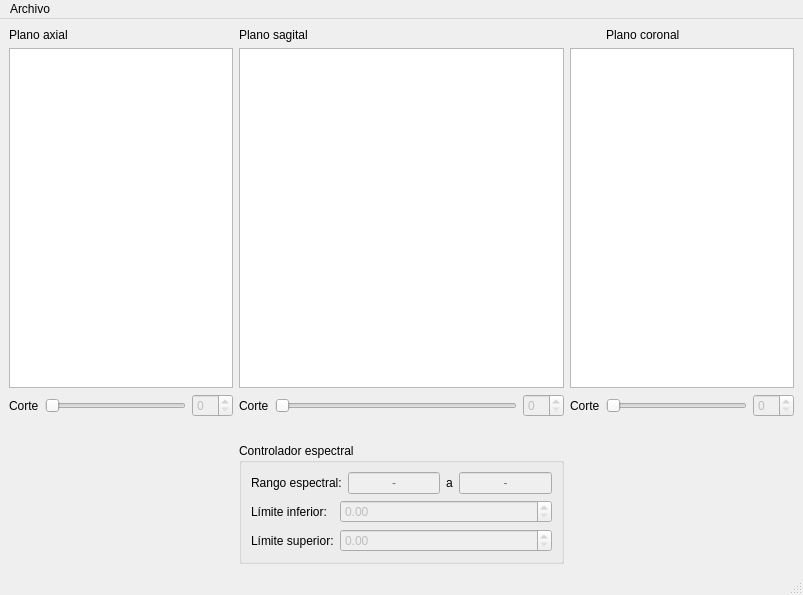
<?xml version="1.0" encoding="UTF-8"?>
<ui version="4.0">
 <class>MainWindow</class>
 <widget class="QMainWindow" name="MainWindow">
  <property name="geometry">
   <rect>
    <x>0</x>
    <y>0</y>
    <width>803</width>
    <height>595</height>
   </rect>
  </property>
  <property name="windowTitle">
   <string>MainWindow</string>
  </property>
  <widget class="QWidget" name="centralwidget">
   <layout class="QGridLayout" name="gridLayout_3">
    <item row="0" column="0">
     <layout class="QGridLayout" name="gridLayout_2">
      <item row="4" column="3" rowspan="3" colspan="3">
       <widget class="QGroupBox" name="groupBox">
        <property name="title">
         <string>Controlador espectral</string>
        </property>
        <layout class="QFormLayout" name="formLayout">
         <item row="0" column="0" colspan="2">
          <layout class="QHBoxLayout" name="horizontalLayout">
           <item>
            <widget class="QLabel" name="label_7">
             <property name="text">
              <string>Rango espectral:</string>
             </property>
            </widget>
           </item>
           <item>
            <widget class="QLineEdit" name="minLineEdit">
             <property name="enabled">
              <bool>false</bool>
             </property>
             <property name="alignment">
              <set>Qt::AlignCenter</set>
             </property>
             <property name="placeholderText">
              <string>-</string>
             </property>
            </widget>
           </item>
           <item>
            <widget class="QLabel" name="label_9">
             <property name="text">
              <string>a</string>
             </property>
            </widget>
           </item>
           <item>
            <widget class="QLineEdit" name="maxLineEdit">
             <property name="enabled">
              <bool>false</bool>
             </property>
             <property name="alignment">
              <set>Qt::AlignCenter</set>
             </property>
             <property name="placeholderText">
              <string>-</string>
             </property>
            </widget>
           </item>
          </layout>
         </item>
         <item row="1" column="0">
          <widget class="QLabel" name="label_4">
           <property name="text">
            <string>Límite inferior:</string>
           </property>
          </widget>
         </item>
         <item row="1" column="1">
          <widget class="QDoubleSpinBox" name="minDoubleSpinBox">
           <property name="enabled">
            <bool>false</bool>
           </property>
          </widget>
         </item>
         <item row="2" column="0">
          <widget class="QLabel" name="label_5">
           <property name="text">
            <string>Límite superior:</string>
           </property>
          </widget>
         </item>
         <item row="2" column="1">
          <widget class="QDoubleSpinBox" name="maxDoubleSpinBox">
           <property name="enabled">
            <bool>false</bool>
           </property>
          </widget>
         </item>
        </layout>
       </widget>
      </item>
      <item row="2" column="5">
       <widget class="QSpinBox" name="sagitalSpinBox">
        <property name="enabled">
         <bool>false</bool>
        </property>
       </widget>
      </item>
      <item row="0" column="7">
       <widget class="QLabel" name="label_3">
        <property name="text">
         <string>Plano coronal</string>
        </property>
       </widget>
      </item>
      <item row="0" column="0" colspan="3">
       <widget class="QLabel" name="label">
        <property name="text">
         <string>Plano axial</string>
        </property>
       </widget>
      </item>
      <item row="2" column="1">
       <widget class="QSlider" name="axialSlider">
        <property name="enabled">
         <bool>false</bool>
        </property>
        <property name="orientation">
         <enum>Qt::Horizontal</enum>
        </property>
       </widget>
      </item>
      <item row="2" column="2">
       <widget class="QSpinBox" name="axialSpinBox">
        <property name="enabled">
         <bool>false</bool>
        </property>
       </widget>
      </item>
      <item row="2" column="3">
       <widget class="QLabel" name="label_10">
        <property name="text">
         <string>Corte</string>
        </property>
       </widget>
      </item>
      <item row="1" column="3" colspan="3">
       <widget class="QGraphicsView" name="sagitalView"/>
      </item>
      <item row="0" column="3" colspan="3">
       <widget class="QLabel" name="label_2">
        <property name="text">
         <string>Plano sagital</string>
        </property>
       </widget>
      </item>
      <item row="2" column="0">
       <widget class="QLabel" name="label_6">
        <property name="text">
         <string>Corte</string>
        </property>
       </widget>
      </item>
      <item row="2" column="4">
       <widget class="QSlider" name="sagitalSlider">
        <property name="enabled">
         <bool>false</bool>
        </property>
        <property name="orientation">
         <enum>Qt::Horizontal</enum>
        </property>
       </widget>
      </item>
      <item row="3" column="0" colspan="6">
       <spacer name="horizontalSpacer">
        <property name="orientation">
         <enum>Qt::Horizontal</enum>
        </property>
        <property name="sizeHint" stdset="0">
         <size>
          <width>40</width>
          <height>20</height>
         </size>
        </property>
       </spacer>
      </item>
      <item row="2" column="8">
       <widget class="QSpinBox" name="coronalSpinBox">
        <property name="enabled">
         <bool>false</bool>
        </property>
       </widget>
      </item>
      <item row="1" column="0" colspan="3">
       <widget class="QGraphicsView" name="axialView"/>
      </item>
      <item row="2" column="7">
       <widget class="QSlider" name="coronalSlider">
        <property name="enabled">
         <bool>false</bool>
        </property>
        <property name="orientation">
         <enum>Qt::Horizontal</enum>
        </property>
       </widget>
      </item>
      <item row="2" column="6">
       <widget class="QLabel" name="label_8">
        <property name="text">
         <string>Corte</string>
        </property>
       </widget>
      </item>
      <item row="1" column="6" colspan="3">
       <widget class="QGraphicsView" name="coronalView"/>
      </item>
     </layout>
    </item>
   </layout>
  </widget>
  <widget class="QMenuBar" name="menubar">
   <property name="geometry">
    <rect>
     <x>0</x>
     <y>0</y>
     <width>803</width>
     <height>23</height>
    </rect>
   </property>
   <widget class="QMenu" name="menuArchivo">
    <property name="title">
     <string>Archivo</string>
    </property>
    <widget class="QMenu" name="menuAbrir">
     <property name="title">
      <string>Abrir</string>
     </property>
     <addaction name="actionCarpeta"/>
     <addaction name="actionDICOMDIR"/>
    </widget>
    <addaction name="menuAbrir"/>
    <addaction name="separator"/>
    <addaction name="actionSalir"/>
   </widget>
   <addaction name="menuArchivo"/>
  </widget>
  <widget class="QStatusBar" name="statusbar"/>
  <action name="actionSalir">
   <property name="text">
    <string>Salir</string>
   </property>
   <property name="shortcut">
    <string>Ctrl+Q</string>
   </property>
  </action>
  <action name="actionCarpeta">
   <property name="text">
    <string>Carpeta</string>
   </property>
   <property name="shortcut">
    <string>Ctrl+O</string>
   </property>
  </action>
  <action name="actionDICOMDIR">
   <property name="text">
    <string>DICOMDIR</string>
   </property>
   <property name="shortcut">
    <string>Ctrl+Shift+O</string>
   </property>
  </action>
 </widget>
 <resources/>
 <connections/>
</ui>
